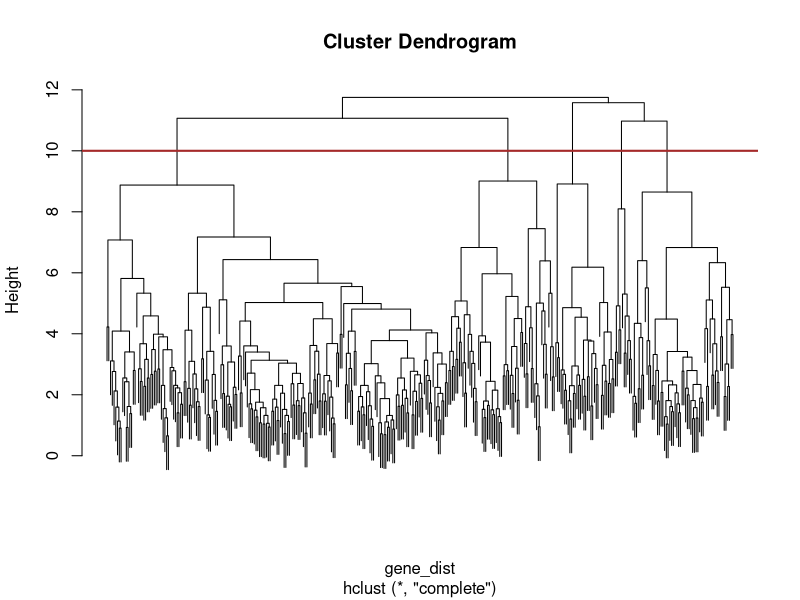
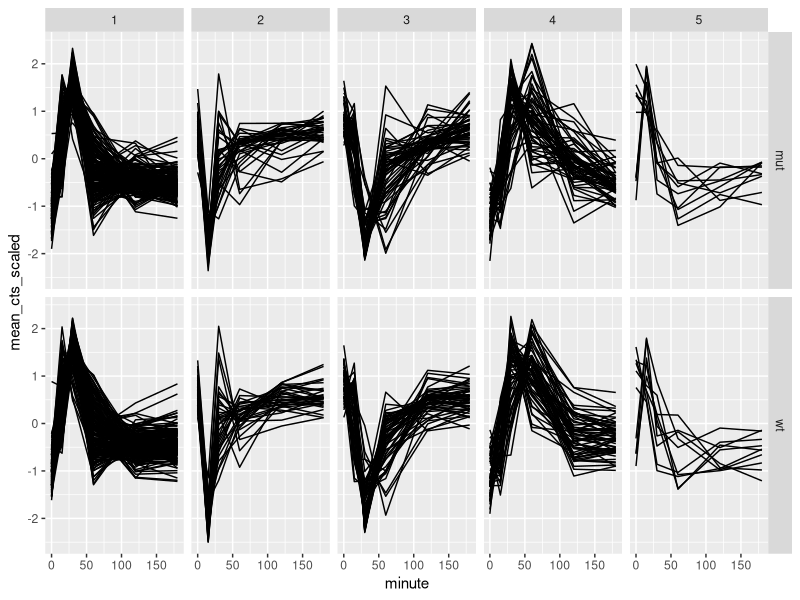
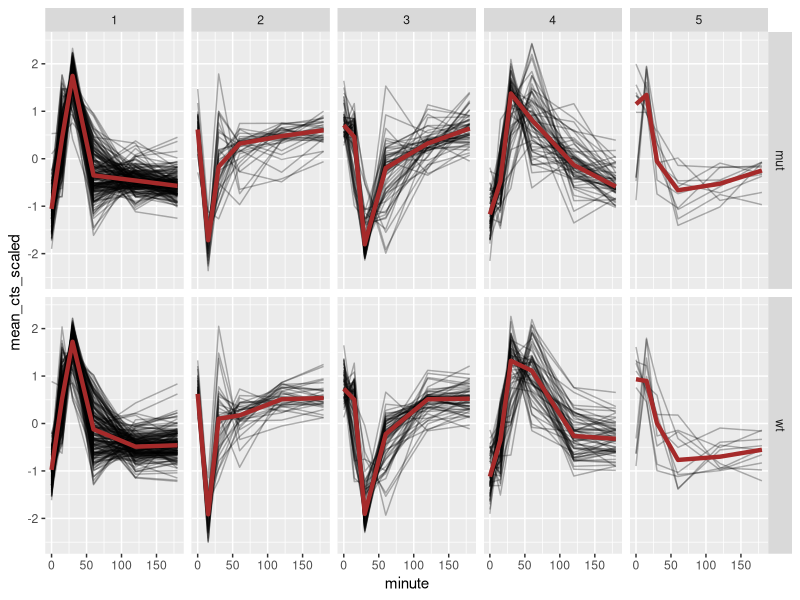
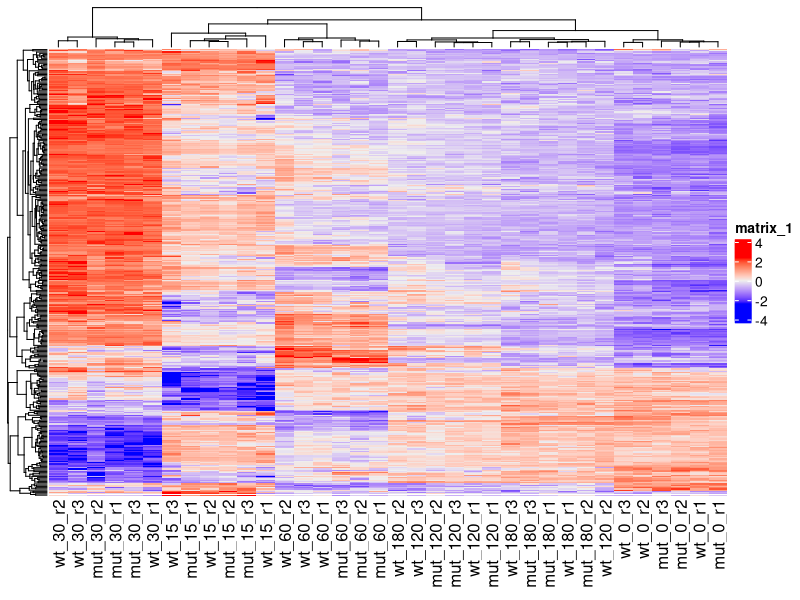

The R source for these figures, in order:
## ---- chunk 1
knitr::opts_chunk$set(echo = TRUE, rows.print = 10)
## ---- chunk 2
##### setup ####

# load packages
library(tidyverse)

# read the data
trans_cts <- read_csv("./data/counts_transformed.csv")
sample_info <- read_csv("./data/sample_info.csv")
test_result <- read_csv("./data/test_result.csv")


##### get counts for candidate genes ####

# set of candidate genes for clustering
candidate_genes <- test_result %>% 
  filter(padj < 0.01) %>%    # filter table
  pull(gene) %>%             # extract the gene column as a vector
  unique()                   # retain only unique values

# Summarise counts 
trans_cts_mean <- trans_cts %>% 
  # convert to long format
  pivot_longer(cols = wt_0_r1:mut_180_r3, names_to = "sample", values_to = "cts")  %>% 
  # join with sample info table
  full_join(sample_info, by = ("sample")) %>% 
  # filter to retain only genes of interest
  filter(gene %in% candidate_genes) %>% 
  # for each gene
  group_by(gene) %>% 
  # scale the cts column
  mutate(cts_scaled = (cts - mean(cts))/sd(cts)) %>% 
  # for each gene, strain and minute
  group_by(gene, strain, minute) %>%
  # calculate the mean (scaled) cts
  summarise(mean_cts_scaled = mean(cts_scaled),
            nrep = n()) %>% 
  ungroup()
## ---- chunk 3
# Create a matrix
hclust_matrix <- trans_cts %>% 
  select(-gene) %>% 
  as.matrix()

# assign rownames
rownames(hclust_matrix) <- trans_cts$gene
## ---- chunk 4
hclust_matrix <- hclust_matrix[candidate_genes, ]
## ---- chunk 5
hclust_matrix <- hclust_matrix %>% 
  # transpose the matrix so genes are as columns
  t() %>% 
  # apply scalling to each column of the matrix (genes)
  scale() %>% 
  # transpose back so genes are as rows again
  t()
## ---- chunk 6
gene_dist <- dist(hclust_matrix)
## ---- chunk 7
gene_hclust <- hclust(gene_dist, method = "complete")

# The default `plot()` function can be used to produce a simple dendrogram
plot(gene_hclust, labels = FALSE)
abline(h = 10, col = "brown", lwd = 2) # add horizontal line to illustrate cutting dendrogram
## ---- chunk 8
cutree(gene_hclust, k = 5)[1:10]
## ---- chunk 9
gene_cluster <- cutree(gene_hclust, k = 5) %>% 
  # turn the named vector into a tibble
  enframe() %>% 
  # rename some of the columns
  rename(gene = name, cluster = value)

head(gene_cluster)
## ---- chunk 10
trans_cts_cluster <- trans_cts_mean %>% 
  inner_join(gene_cluster, by = "gene")

head(trans_cts_cluster)
## ---- chunk 11
trans_cts_cluster %>% 
  ggplot(aes(minute, mean_cts_scaled)) +
  geom_line(aes(group = gene)) +
  facet_grid(rows = vars(strain), cols = vars(cluster))
## ---- chunk 12
trans_cts_cluster %>% 
  ggplot(aes(minute, mean_cts_scaled)) +
  geom_line(aes(group = gene), alpha = 0.3) +
  geom_line(stat = "summary", fun = "median", colour = "brown", size = 1.5, 
            aes(group = 1)) +
  facet_grid(rows = vars(strain), cols = vars(cluster))
## ---- chunk 13
library(ComplexHeatmap)
Heatmap(hclust_matrix, show_row_names = FALSE)
